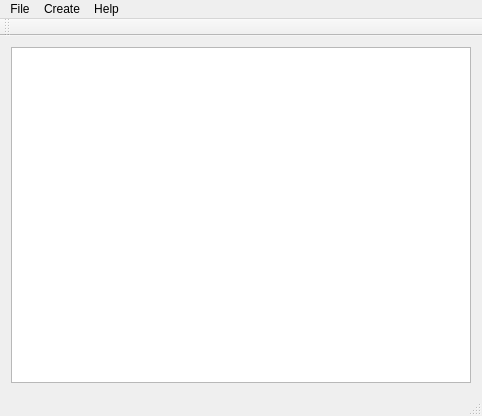
<?xml version="1.0" encoding="UTF-8"?>
<ui version="4.0">
 <class>MainWindow</class>
 <widget class="QMainWindow" name="MainWindow">
  <property name="geometry">
   <rect>
    <x>0</x>
    <y>0</y>
    <width>482</width>
    <height>416</height>
   </rect>
  </property>
  <property name="windowTitle">
   <string>MainWindow</string>
  </property>
  <widget class="QWidget" name="centralWidget">
   <layout class="QVBoxLayout" name="verticalLayout">
    <item>
     <widget class="QTableView" name="tableView"/>
    </item>
   </layout>
  </widget>
  <widget class="QMenuBar" name="menuBar">
   <property name="geometry">
    <rect>
     <x>0</x>
     <y>0</y>
     <width>482</width>
     <height>22</height>
    </rect>
   </property>
   <widget class="QMenu" name="menuFile">
    <property name="title">
     <string>File</string>
    </property>
    <addaction name="actionNew"/>
    <addaction name="actionOpen"/>
    <addaction name="actionSave"/>
   </widget>
   <widget class="QMenu" name="menuEntry">
    <property name="title">
     <string>Create</string>
    </property>
    <addaction name="actionCreate_Person"/>
    <addaction name="actionCreate_Computer"/>
   </widget>
   <widget class="QMenu" name="menuHelp">
    <property name="title">
     <string>Help</string>
    </property>
    <addaction name="actionAbout"/>
   </widget>
   <addaction name="menuFile"/>
   <addaction name="menuEntry"/>
   <addaction name="menuHelp"/>
  </widget>
  <widget class="QToolBar" name="mainToolBar">
   <attribute name="toolBarArea">
    <enum>TopToolBarArea</enum>
   </attribute>
   <attribute name="toolBarBreak">
    <bool>false</bool>
   </attribute>
  </widget>
  <widget class="QStatusBar" name="statusBar"/>
  <action name="actionNew">
   <property name="text">
    <string>New</string>
   </property>
  </action>
  <action name="actionOpen">
   <property name="text">
    <string>Open</string>
   </property>
  </action>
  <action name="actionSave">
   <property name="text">
    <string>Save</string>
   </property>
  </action>
  <action name="actionCreate_Person">
   <property name="text">
    <string>Person</string>
   </property>
  </action>
  <action name="actionCreate_Computer">
   <property name="text">
    <string>Computer</string>
   </property>
  </action>
  <action name="actionAbout">
   <property name="text">
    <string>About</string>
   </property>
  </action>
 </widget>
 <layoutdefault spacing="6" margin="11"/>
 <resources/>
 <connections/>
</ui>
